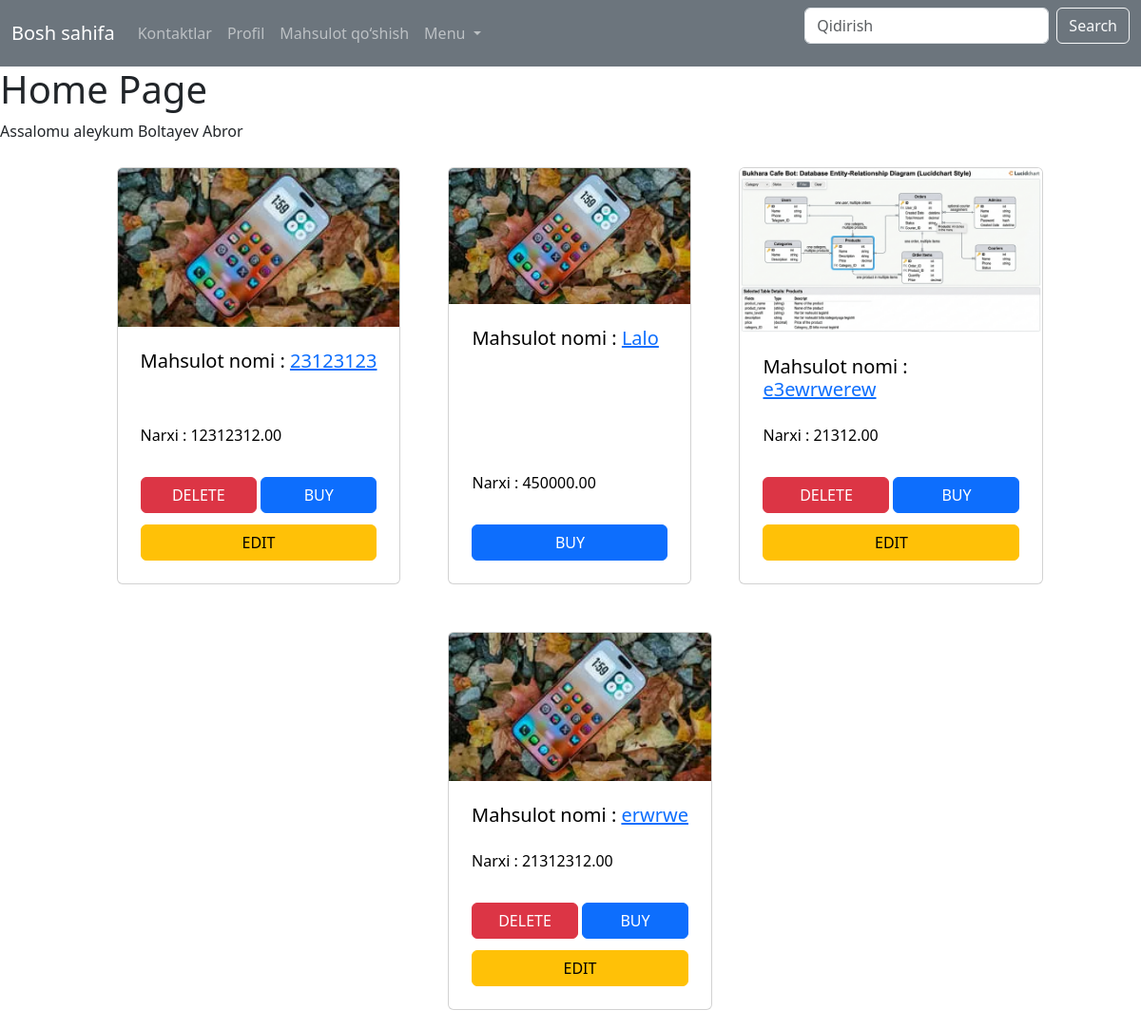
The app's page / (signed in) with its own data.
### app_data/models.py (models this page shows, shortened)
class Product(models.Model):
    owner = models.ForeignKey(to=User, on_delete=models.CASCADE, null=True)
    name = models.CharField(max_length=50)
    price = models.DecimalField(max_digits=20, decimal_places=2)
    image = models.ImageField(upload_to="images/", null = True, blank=True)

### PROJECT/views.py (the view)
def home_page(request):
    product = Product.objects.all().order_by("name")
    data = {
        "product" : product
    }
    return render( request,'home_page.html',context = data)

### templates/home_page.html (shortened to what this page needs)
<link href="https://cdn.jsdelivr.net/npm/bootstrap@5.3.8/dist/css/bootstrap.min.css" rel="stylesheet">
{% include 'components/_navbar.html' %}
<h1> Home Page </h1>
{% if not request.user.is_authenticated %}
<p> Ushbu sahifaga kirish uchun tizimga kirish talab etiladi</p>
{% else %}
<p> Assalomu aleykum {{ request.user.last_name }} {{ request.user.first_name }}</p>
<div class = "Table flex-wrap: wrap display-flex flex-direction-row justify-content-center">
    {% for pr in product %}
        <div class="card" style="min-width: 16rem; max-width: 20rem;">
        <img src="{% if pr.image %}{{ pr.image.url }}{% else %}https://imgs.search.brave.com/kTXx0hJ3Zg6mgla4cq_tB6lJJNv8xWKZGerIBsmrlho/rs:fit:860:0:0:0/g:ce/aHR0cHM6Ly90My5m/dGNkbi5uZXQvanBn/LzA0LzYzLzY2Lzcw/LzM2MF9GXzQ2MzY2/NzAyNl9CNkw4SUd5/MmNnR1lkWU9rTjho/QkU1NUIxenBjVnZE/Yy5qcGc{% endif %}" class="card-img-top" alt="...">
        <div class="card-body d-flex flex-column justify-content-between">
            <h5 class="card-title">Mahsulot nomi :
                <a href = "{% url 'product_detail' product_id=pr.id %}">{{pr.name}}</a>
            </h5>
            <p class="card-text mt-auto">Narxi : {{pr.price}}</p>
            <div class = "d-flex flex-column gap-1" >
                <div class = "d-flex flex-row gap-1">
                    {% if request.user == pr.owner %}
                    <a href=" {% url 'delete_product' product_id=pr.id %}" class="btn btn-danger w-100">DELETE</a>
                    {% endif %}
                    <a href="#" class="btn btn-primary w-100">BUY</a>
                </div>
                {% if request.user == pr.owner %}
                <a href="{% url 'edit_product' product_id=pr.id %}" class="btn btn-warning w-100 mt-2">EDIT</a>
                {% endif %}
            </div>
        </div>
        </div>
    {% endfor %}
</div>
{% endif %}

### templates/components/_navbar.html (shortened to what this page needs)
<nav class="navbar navbar-expand-lg bg-secondary navbar-dark">
  <div class="container-fluid">
    <a class="navbar-brand" href="/">Bosh sahifa</a>
    <div class="collapse navbar-collapse" id="navbarNav">
      <ul class="navbar-nav me-auto">
        <li class="nav-item">
          <a class="nav-link" href="/contact/">Kontaktlar</a>
        </li>
        <li class="nav-item">
          <a class="nav-link" href="/profile/">Profil</a>
        </li>
        {% if user.is_authenticated %}
        <li class="nav-item">
          <a class="nav-link" href="/add_product/">Mahsulot qo‘shish</a>
        </li>
        {% endif %}
        <li class="nav-item dropdown">
          <a class="nav-link dropdown-toggle" href="#" role="button" data-bs-toggle="dropdown">
            Menu
          </a>
        </li>
      </ul>
      <form class="d-flex" role="search">
        <input class="form-control me-2" type="search" placeholder="Qidirish">
        <button class="btn btn-outline-light" type="submit">Search</button>
      </form>
    </div>
  </div>
</nav>

### templates/home_page.html (style rules this page uses)
.Table { display: flex; flex-direction: row; flex-wrap: wrap; gap: 50px; margin: 10px; padding: 10px; }

### records on screen
Product: image (picture), name "23123123", price "12312312.00", shows "DELETE", shows "EDIT"
Product: image (picture), name "Lalo", price "450000.00"
Product: image (picture), name "e3ewrwerew", price "21312.00", shows "DELETE", shows "EDIT"
Product: image (picture), name "erwrwe", price "21312312.00", shows "DELETE", shows "EDIT"

### other values on screen
{{ request.user.last_name }} "Boltayev"
{{ request.user.first_name }} "Abror"
